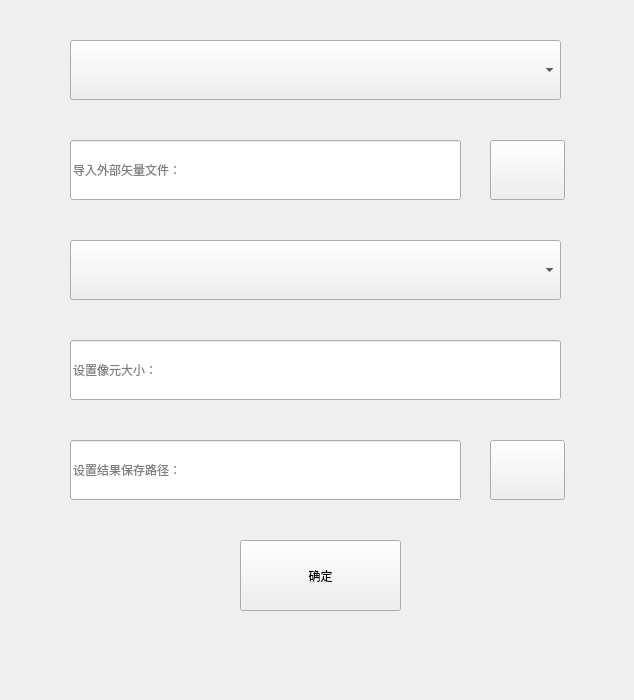
<?xml version="1.0" encoding="UTF-8"?>
<ui version="4.0">
 <class>RasterizeClass</class>
 <widget class="QWidget" name="RasterizeClass">
  <property name="geometry">
   <rect>
    <x>0</x>
    <y>0</y>
    <width>634</width>
    <height>700</height>
   </rect>
  </property>
  <property name="minimumSize">
   <size>
    <width>634</width>
    <height>700</height>
   </size>
  </property>
  <property name="maximumSize">
   <size>
    <width>634</width>
    <height>700</height>
   </size>
  </property>
  <property name="windowTitle">
   <string>Rasterize</string>
  </property>
  <widget class="QLineEdit" name="vectorFileLineEdit">
   <property name="geometry">
    <rect>
     <x>70</x>
     <y>140</y>
     <width>391</width>
     <height>60</height>
    </rect>
   </property>
   <property name="inputMask">
    <string/>
   </property>
   <property name="readOnly">
    <bool>true</bool>
   </property>
   <property name="placeholderText">
    <string>导入外部矢量文件：</string>
   </property>
  </widget>
  <widget class="QPushButton" name="browseVectorFileButton">
   <property name="geometry">
    <rect>
     <x>490</x>
     <y>140</y>
     <width>75</width>
     <height>60</height>
    </rect>
   </property>
   <property name="text">
    <string/>
   </property>
   <property name="icon">
    <iconset resource="MainInterface.qrc">
     <normaloff>:/MainInterface/res/openFile.png</normaloff>:/MainInterface/res/openFile.png</iconset>
   </property>
  </widget>
  <widget class="QLineEdit" name="pixelSizeLineEdit">
   <property name="geometry">
    <rect>
     <x>70</x>
     <y>340</y>
     <width>491</width>
     <height>60</height>
    </rect>
   </property>
   <property name="inputMask">
    <string/>
   </property>
   <property name="text">
    <string/>
   </property>
   <property name="readOnly">
    <bool>false</bool>
   </property>
   <property name="placeholderText">
    <string>设置像元大小：</string>
   </property>
  </widget>
  <widget class="QLineEdit" name="rasterFileLineEdit">
   <property name="geometry">
    <rect>
     <x>70</x>
     <y>440</y>
     <width>391</width>
     <height>60</height>
    </rect>
   </property>
   <property name="inputMask">
    <string/>
   </property>
   <property name="readOnly">
    <bool>true</bool>
   </property>
   <property name="placeholderText">
    <string>设置结果保存路径：</string>
   </property>
  </widget>
  <widget class="QComboBox" name="fieldComboBox">
   <property name="geometry">
    <rect>
     <x>70</x>
     <y>240</y>
     <width>491</width>
     <height>60</height>
    </rect>
   </property>
  </widget>
  <widget class="QPushButton" name="browseRasterFileButton">
   <property name="geometry">
    <rect>
     <x>490</x>
     <y>440</y>
     <width>75</width>
     <height>60</height>
    </rect>
   </property>
   <property name="text">
    <string/>
   </property>
   <property name="icon">
    <iconset resource="MainInterface.qrc">
     <normaloff>:/MainInterface/res/newFile.png</normaloff>:/MainInterface/res/newFile.png</iconset>
   </property>
  </widget>
  <widget class="QPushButton" name="convertToRasterButton">
   <property name="geometry">
    <rect>
     <x>240</x>
     <y>540</y>
     <width>161</width>
     <height>71</height>
    </rect>
   </property>
   <property name="text">
    <string>确定</string>
   </property>
  </widget>
  <widget class="QComboBox" name="fileComboBox">
   <property name="geometry">
    <rect>
     <x>70</x>
     <y>40</y>
     <width>491</width>
     <height>60</height>
    </rect>
   </property>
  </widget>
 </widget>
 <layoutdefault spacing="6" margin="11"/>
 <resources>
  <include location="MainInterface.qrc"/>
 </resources>
 <connections/>
</ui>
